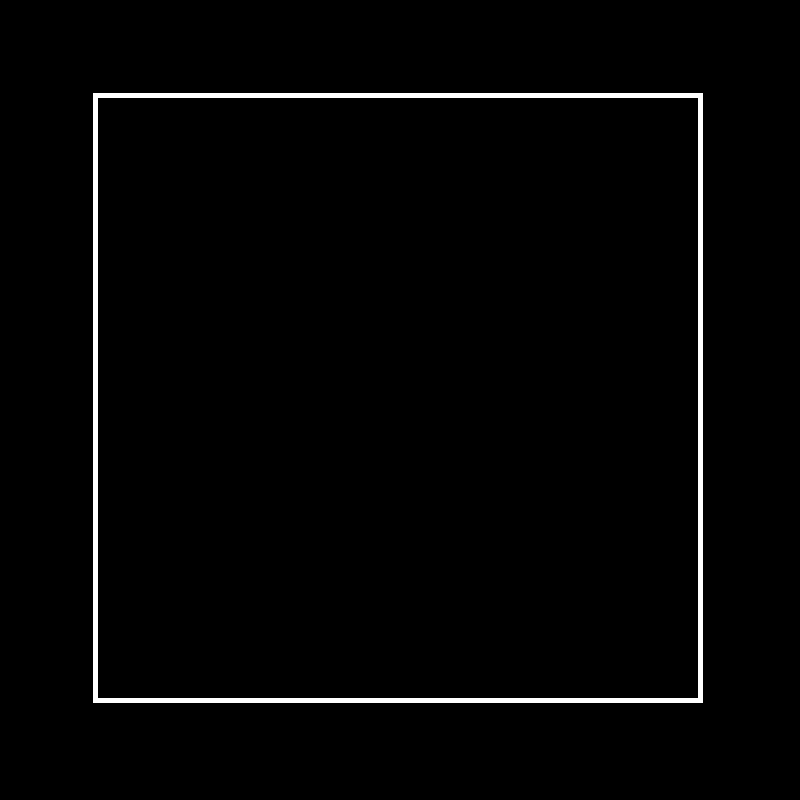
Frame 1 (no input)
Frame 60 (the mouse pressed at the canvas centre just before this capture): identical to frame 1, image omitted
Frame 120 (the mouse held since frame 60 and released just before this capture): identical to frame 1, image omitted

The Processing sketch that drew this single still picture (run headless with seeded random() and noise(); from frame 60 on, the mouse is pressed at the canvas centre):

// Processing sketch: sketch_pixel
// ── sketch_pixel.pde


PVector canvasSize, canvasPos; 

int PIXEL_X = 8;
int PIXEL_Y = 8;
float PIXEL_W, PIXEL_H;

color paintCol;

void setup()
{
  
  size(800, 800);
  colorMode(RGB, 255, 255, 255);
  
  paintCol = color( 40, 0, 0 );
  
  canvasSize = new PVector( 600,600 );
  canvasPos = new PVector( 100, 100 );
  
  PIXEL_W = canvasSize.x / PIXEL_X;
  PIXEL_H = canvasSize.y / PIXEL_Y;
  
  int frameS = 5;
  background(0);
  noFill();  stroke(255);  strokeWeight(frameS);
  rect(canvasPos.x-frameS, canvasPos.y-frameS, 
        canvasSize.x+frameS, canvasSize.y+frameS);
  
  // ** Eo setup
}



void draw()
{
  
  // ** Eo draw
}



void draw_pixel( int X, int Y )
{
  // just draw the right rect
  
  // find index
  
  float rx = map( X, 
             canvasPos.x, canvasSize.x +canvasPos.x ,
             0, PIXEL_X );
  rx = constrain(rx, 0, PIXEL_X );
  
  float ry = map( Y, 
             canvasPos.y, canvasSize.y +canvasPos.y ,
             0, PIXEL_Y );
  ry = constrain(ry, 0, PIXEL_Y );
  
  int Rx = floor(rx);
  int Ry = floor(ry);  
  
  fill(paintCol);  noStroke();  
  rect( canvasPos.x +Rx* PIXEL_W, 
         canvasPos.y +Ry * PIXEL_H,
         PIXEL_W, PIXEL_H );
  
  
  // ** Eo draw pixel
}


void mousePressed()
{
    draw_pixel(mouseX, mouseY);
}


void mouseDragged()
{
    draw_pixel(mouseX, mouseY);
}

void mouseReleased()
{
   send_pixels(); 
}

void send_pixels()
{
  for( float y=canvasPos.y+PIXEL_H/2; y<canvasPos.y+canvasSize.y;  y+=PIXEL_H )
  {
    
    for(float x=canvasPos.x+PIXEL_W/2; x<canvasPos.x+canvasSize.x;  x+=PIXEL_W )
    {
      // we on X and Y
      color c = get( int(x), int(y) );
      println(x, y, red(c), green(c), blue(c) );
      
      // * For Y
    }
    // * for X    
  }
  
  // Eo function  
}

void keyPressed()
{
  //if(key==){
  //  println("SPACEKEY");
  //}
  // EO keyPressed
}
